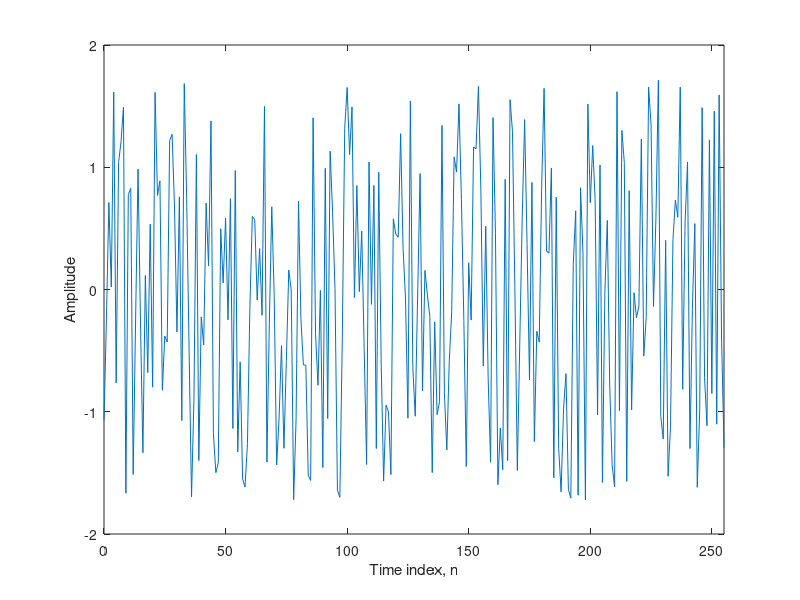

Reproduce this figure in MATLAB.
%
% example2_19.m Zero-mean, unit variance white noise generator
%   This example generate 256 white noise samples,
%   plot it and save in whiteNoise.dat file

% For the book "Real Time Digital Signal Processing: 
%               Fundamentals, Implementation and Application, 3rd Ed"
%               By Sen M. Kuo, Bob H. Lee, and Wenshun Tian
%               Publisher: John Wiley and Sons, Ltd

N=256;
n=[0:255];
xn = 2*sqrt(3)*(rand(1,N)-0.5);
plot(n, xn);
axis([0 255 -2 2]);
xlabel('Time index, n'); 
ylabel('Amplitude');
save whiteNoise.dat xn -ascii;